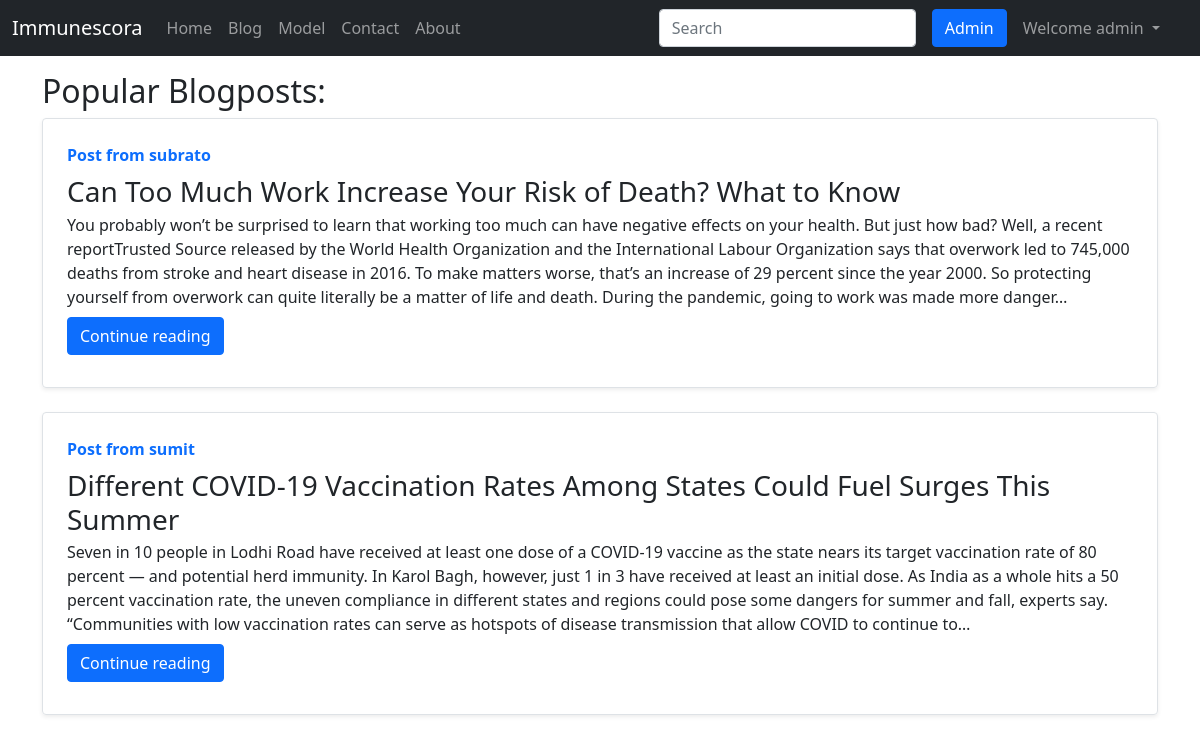
/blog (signed in), run on the app's committed database.
### blog/models.py (models this page shows, shortened)
class Post(models.Model):
    sno = models.AutoField(primary_key=True)
    title = models.CharField(max_length=255)
    content = models.TextField()
    author = models.CharField(max_length=13)
    slug = models.CharField(max_length=130)
    timeStamp = models.DateTimeField( blank=True)

### blog/views.py (the view)
# urls.py: path("", views.blogh, name = 'bloghome'),
def blogh(request):
    allPosts = Post.objects.all()
    context = {'allPosts': allPosts}
    return render(request, 'blog/blog.html', context)

### templates/blog/blog.html (shortened to what this page needs)
{% extends 'base.html' %}
{% block body %}
<div class="container mb-2 my-3">
    <h2>Popular Blogposts: </h2>
    {% for post in allPosts %}
      <div class="row g-0 border rounded overflow-hidden flex-md-row mb-4 shadow-sm h-md-250 position-relative">
        <div class="col p-4 d-flex flex-column position-static">
          <strong class="d-inline-block mb-2 text-primary">Post from {{post.author}}</strong>
          <h3 class="mb-0">{{post.title}}</h3>
          <p class="card-text mb-auto">{{post.content | truncatechars:550}}</p>
        <div class="my-2">
        <a href="/blog/{{post.slug}}" role="button" class="btn btn-primary">Continue reading</a>
        </div>
       </div>
      </div>
      {% endfor %}
</div>
{% endblock body %}

### templates/base.html (shortened to what this page needs)
<!DOCTYPE html>
<html lang="en">
<head>
  <link href="https://cdn.jsdelivr.net/npm/bootstrap@5.0.0-beta3/dist/css/bootstrap.min.css" rel="stylesheet"
 />
</head>
<body>
  <nav class="navbar navbar-expand-lg navbar-dark bg-dark">
    <div class="container-fluid">
      <a class="navbar-brand" href="/">Immunescora</a>
      <div class="collapse navbar-collapse" id="navbarSupportedContent">
        <ul class="navbar-nav me-auto mb-2 mb-lg-0">
          <li class="nav-item">
            <a class="nav-link" aria-current="page" href="/">Home</a>
          </li>
          <li class="nav-item">
            <a class="nav-link" href="/blog">Blog</a>
          </li>
          <li class="nav-item">
            <a class="nav-link" href="/model">Model</a>
          </li>
          <li class="nav-item">
            <a class="nav-link" href="/contact">Contact</a>
          </li>
          <li class="nav-item">
            <a class="nav-link" href="/about">About</a>
          </li>
        </ul>
        <form method="get" action="/search" class="d-flex">
          <input class="form-control me-2" type="search" placeholder="Search" aria-label="Search" name="query"
            id="query" />
        </form>
        <a href="/admin" class="btn btn-primary mx-2" role="button">
          Admin
        </a>
        {% if user.is_authenticated %}
        <ul class="navbar-nav mr-2" style="margin-right:20px;">
        <li class="nav-item dropdown mr-2">
          <a class="nav-link dropdown-toggle" href="#" id="navbarDropdown" role="button" data-bs-toggle="dropdown" aria-expanded="false">
            Welcome {{request.user}}
          </a>
        </li>
        </ul>
      {% endif %}
    </div>
  </nav>
  {% block body %}{% endblock body %}
</body>
</html>

### data on the page
Post: author "subrato", title "Can Too Much Work Increase Your Risk of Death? What to Know", content "You probably won’t be surprised to learn that working too much can have negative effects on your health. But just how bad? Well, a recent reportTrusted Source released by the World Health Organization and the International Labour Organization says that overwork led to 745,000 deaths from stroke and heart disease in 2016. To make matters worse, that’s an increase of 29 percent since the year 2000. So protecting yourself from overwork can quite literally be a matter of life and death. During the pandemic, going to work was made more danger…"
Post: author "sumit", title "Different COVID-19 Vaccination Rates Among States Could Fuel Surges This Summer", content "Seven in 10 people in Lodhi Road have received at least one dose of a COVID-19 vaccine as the state nears its target vaccination rate of 80 percent — and potential herd immunity. In Karol Bagh, however, just 1 in 3 have received at least an initial dose. As India as a whole hits a 50 percent vaccination rate, the uneven compliance in different states and regions could pose some dangers for summer and fall, experts say. “Communities with low vaccination rates can serve as hotspots of disease transmission that allow COVID to continue to…"

### other printed values
{{ request.user }} "admin"
